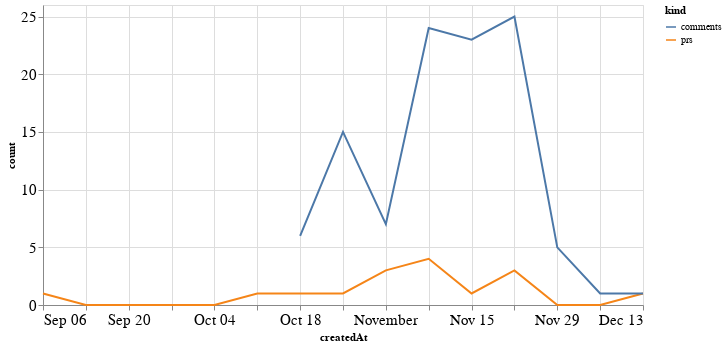

The notebook cell this image was saved under:
### Code cell
alt.Chart(total_time, width=600).mark_line().encode(
    x='createdAt',
    y='count',
    color='kind'
)

### Figure 1 — Vega-Lite specification as saved in the notebook (floating-point values rounded to 4 significant figures)
{"config": {"axisLeft": {"labelFontSize": 15}, "axisBottom": {"labelFontSize": 15}}, "data": {"name": "data-40e0f4a400b07bbb5ebd50468a220de8"}, "mark": "line", "encoding": {"color": {"type": "nominal", "field": "kind"}, "x": {"type": "temporal", "field": "createdAt"}, "y": {"type": "quantitative", "field": "count"}}, "width": 600, "$schema": "https://vega.github.io/schema/vega-lite/v4.8.1.json", "datasets": {"data-40e0f4a400b07bbb5ebd50468a220de8": [{"createdAt": "2020-09-06T00:00:00", "kind": "prs", "count": 1.0}, {"createdAt": "2020-09-13T00:00:00", "kind": "prs", "count": 0.0}, {"createdAt": "2020-09-20T00:00:00", "kind": "prs", "count": 0.0}, {"createdAt": "2020-09-27T00:00:00", "kind": "prs", "count": 0.0}, {"createdAt": "2020-10-04T00:00:00", "kind": "prs", "count": 0.0}, {"createdAt": "2020-10-11T00:00:00", "kind": "prs", "count": 1.0}, {"createdAt": "2020-10-18T00:00:00", "kind": "prs", "count": 1.0}, {"createdAt": "2020-10-25T00:00:00", "kind": "prs", "count": 1.0}, {"createdAt": "2020-11-01T00:00:00", "kind": "prs", "count": 3.0}, {"createdAt": "2020-11-08T00:00:00", "kind": "prs", "count": 4.0}, {"createdAt": "2020-11-15T00:00:00", "kind": "prs", "count": 1.0}, {"createdAt": "2020-11-22T00:00:00", "kind": "prs", "count": 3.0}, {"createdAt": "2020-11-29T00:00:00", "kind": "prs", "count": 0.0}, {"createdAt": "2020-12-06T00:00:00", "kind": "prs", "count": 0.0}, {"createdAt": "2020-12-13T00:00:00", "kind": "prs", "count": 1.0}, {"createdAt": "2020-09-06T00:00:00", "kind": "comments", "count": null}, {"createdAt": "2020-09-13T00:00:00", "kind": "comments", "count": null}, {"createdAt": "2020-09-20T00:00:00", "kind": "comments", "count": null}, {"createdAt": "2020-09-27T00:00:00", "kind": "comments", "count": null}, {"createdAt": "2020-10-04T00:00:00", "kind": "comments", "count": null}, {"createdAt": "2020-10-11T00:00:00", "kind": "comments", "count": null}, {"createdAt": "2020-10-18T00:00:00", "kind": "comments", "count": 6.0}, {"createdAt": "2020-10-25T00:00:00", "kind": "comments", "count": 15.0}, {"createdAt": "2020-11-01T00:00:00", "kind": "comments", "count": 7.0}, {"createdAt": "2020-11-08T00:00:00", "kind": "comments", "count": 24.0}, {"createdAt": "2020-11-15T00:00:00", "kind": "comments", "count": 23.0}, {"createdAt": "2020-11-22T00:00:00", "kind": "comments", "count": 25.0}, {"createdAt": "2020-11-29T00:00:00", "kind": "comments", "count": 5.0}, {"createdAt": "2020-12-06T00:00:00", "kind": "comments", "count": 1.0}, {"createdAt": "2020-12-13T00:00:00", "kind": "comments", "count": 1.0}]}}
